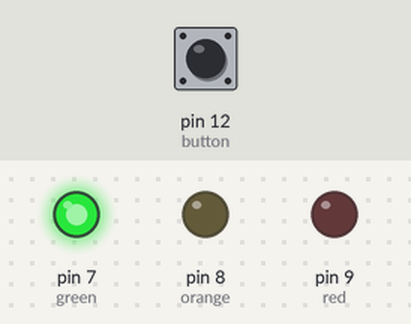
A sketch run on a simulated Arduino Uno, built with avr-gcc and run on an emulated ATmega328P. Shown: output pins drawn as LEDs (lit = HIGH). Inputs (shaded band) come from the test bench; at power-on: pin 12 (button) LOW.

Above: at 1.2 s.
1.3 s: pin 12 (button) pulled HIGH for 0.15 s
At 1.7 s:
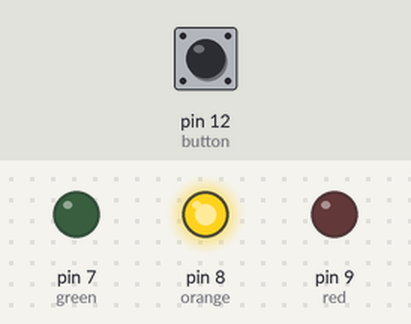
At 5.2 s:
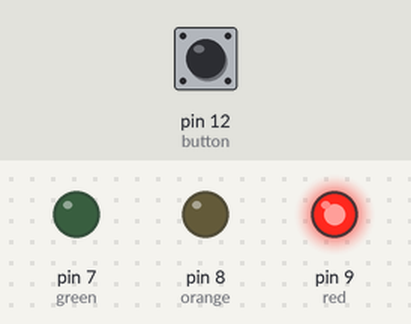
Timing chart, 0 to 11.8 s (numbered marks = the images above; inputs shaded):
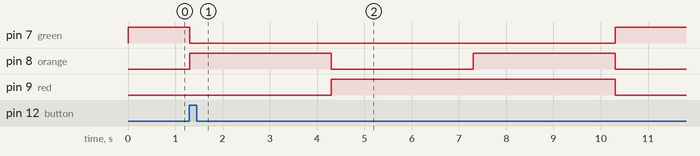

The sketch:

sketch_Traffic_school.ino
```cpp
int red = 9;
int orange =8;
int green=7;

int button =12;//switch is on pin 12

void setup() {
pinMode (red, OUTPUT);
pinMode (orange, OUTPUT);
pinMode (green, OUTPUT);

pinMode(button, INPUT);
digitalWrite(green, HIGH);

}

void loop(){
  if(digitalRead(button)== HIGH){
   delay (3); //software debounce
  if(digitalRead(button)== HIGH){
    changeLights();
    delay(3000);//wait for 3 seconds
    }
  }
}
void changeLights(){
    // green off, orange on for 3 seconds
    digitalWrite(green, LOW);
    digitalWrite(orange, HIGH);
    delay(3000);
    // turn off orange, then turn red on for 3 seconds
    digitalWrite(orange, LOW);
    digitalWrite(red, HIGH);
    delay(3000);
    // red and orange on for 3 seconds (red is already on though)
    digitalWrite(orange, HIGH);
    delay(3000);
    // turn off red and orange, then turn on green
    digitalWrite(orange, LOW);
    digitalWrite(red, LOW);
    digitalWrite(green, HIGH);
    delay(3000);
}
```

Measured:
- after the input at 1.3 s, pin 7 (green): HIGH → LOW at once, → HIGH 9.0 s later; pin 8 (orange): alternates HIGH for 3.0 s and LOW for 3.0 s, starting at once; pin 9 (red): LOW → HIGH after 3.0 s, → LOW 6.0 s later
